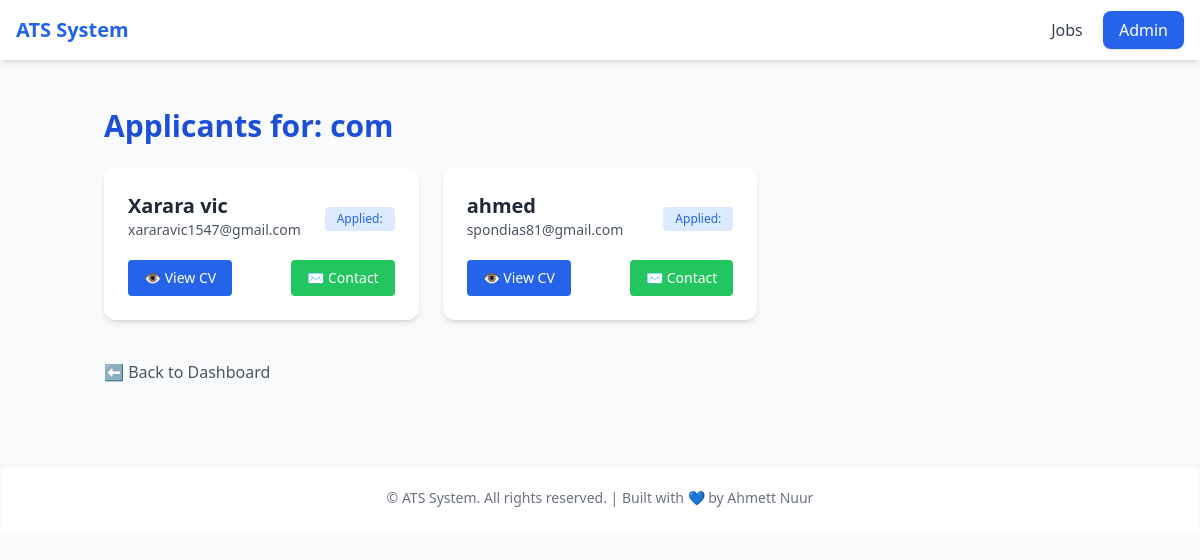
The app's page /jobs/2/applicants/ (signed in) with its own data.
### ats_app/models.py (models this page shows, shortened)
class Job(models.Model):
    title = models.CharField(max_length=200)
    description = models.TextField()
    deadline = models.DateField()
    created_at = models.DateTimeField(auto_now_add=True)

class Applicant(models.Model):
    job = models.ForeignKey(Job, on_delete=models.CASCADE)
    full_name = models.CharField(max_length=200)
    email = models.EmailField()
    phone = models.CharField(max_length=20)
    linkedin = models.URLField(blank=True, null=True)
    education = models.TextField()
    experience = models.TextField()
    skills = models.CharField(max_length=300)
    cover_letter = models.TextField()
    submitted_at = models.DateTimeField(auto_now_add=True)

### ats_app/views.py (the view)
# urls.py: path('jobs/<int:job_id>/applicants/', views.applicant_list, name='applicant_list'),
def applicant_list(request, job_id):
    if not request.session.get('admin_logged_in'):
        return redirect('admin_login')
    job = get_object_or_404(Job, id=job_id)
    applicants = Applicant.objects.filter(job=job)
    return render(request, 'applicant_list.html', {'job': job, 'applicants': applicants})

### ats_app/templates/applicant_list.html (shortened to what this page needs)
{% extends 'base.html' %}
{% block content %}
<div class="animate__animated animate__fadeIn">
  <h1 class="text-3xl font-bold text-blue-700 mb-6">Applicants for: {{ job.title }}</h1>
  {% if applicants %}
    <div class="grid md:grid-cols-2 lg:grid-cols-3 gap-6">
      {% for applicant in applicants %}
        <div class="bg-white p-6 rounded-xl shadow-md hover:shadow-xl transition animate__animated animate__fadeInUp">
          <div class="flex items-center justify-between">
            <div>
              <h2 class="text-xl font-semibold text-gray-800">{{ applicant.full_name }}</h2>
              <p class="text-sm text-gray-600">{{ applicant.email }}</p>
            </div>
            <div class="text-right">
              <span class="inline-block bg-blue-100 text-blue-600 text-xs font-medium px-3 py-1 rounded">
                Applied: {{ applicant.created_at|date:"d M, Y" }}
              </span>
            </div>
          </div>
          <div class="mt-4 flex justify-between">
            <a href="{% url 'applicant_detail' applicant.id %}"
               class="bg-blue-600 text-white px-4 py-2 rounded hover:bg-blue-700 transition text-sm">
              👁️ View CV
            </a>
            <a href="mailto:{{ applicant.email }}"
               class="bg-green-500 text-white px-4 py-2 rounded hover:bg-green-600 transition text-sm">
              ✉️ Contact
            </a>
          </div>
        </div>
      {% endfor %}
    </div>
  {% else %}
    <div class="bg-yellow-50 border border-yellow-300 p-6 rounded-lg text-yellow-800 text-center shadow animate__animated animate__fadeInDown">
      No applicants have applied for this job yet.
    </div>
  {% endif %}
  <div class="mt-10">
    <a href="{% url 'dashboard' %}" class="inline-block text-gray-600 hover:text-blue-600 font-medium">⬅ Back to Dashboard</a>
  </div>
</div>
{% endblock %}

### records on screen
Job: title "com"
Applicant: full_name "Xarara vic", email "xararavic1547@gmail.com"
Applicant: full_name "ahmed", email "spondias81@gmail.com"
